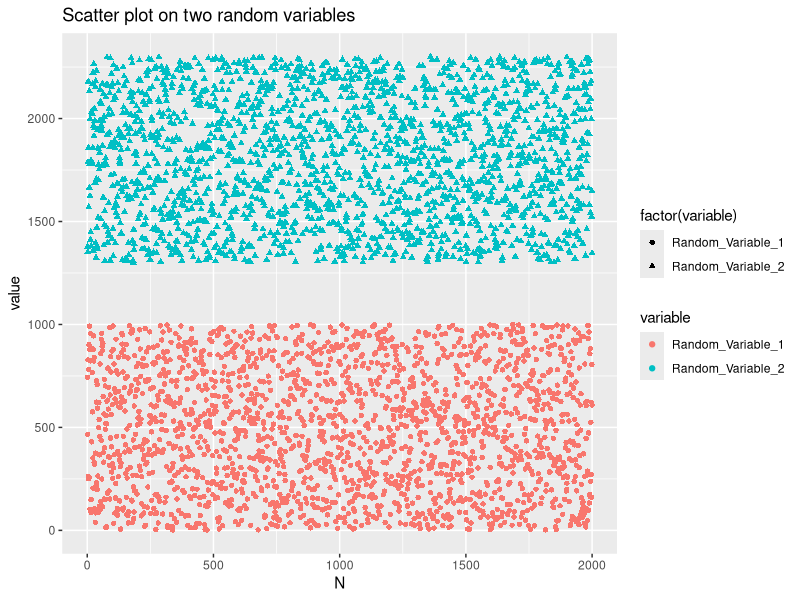

This figure's R source:
library(ggplot2)
library(reshape)
library(plyr)
Plot<-function(n)
{
  n = 2000
  df <- data.frame(N = 1:n,
                   Random_Variable_1 = runif(n, 1, 1000),
                   Random_Variable_2 = runif(n, 1300, 2300))

  df <- melt(df ,  id.vars = 'N')

  g_1<-ggplot(df, aes(N,value)) + geom_point(aes(colour=variable, shape = factor(variable))) +  ggtitle("Scatter plot on two random variables")
  print(g_1)
}

Plot()
